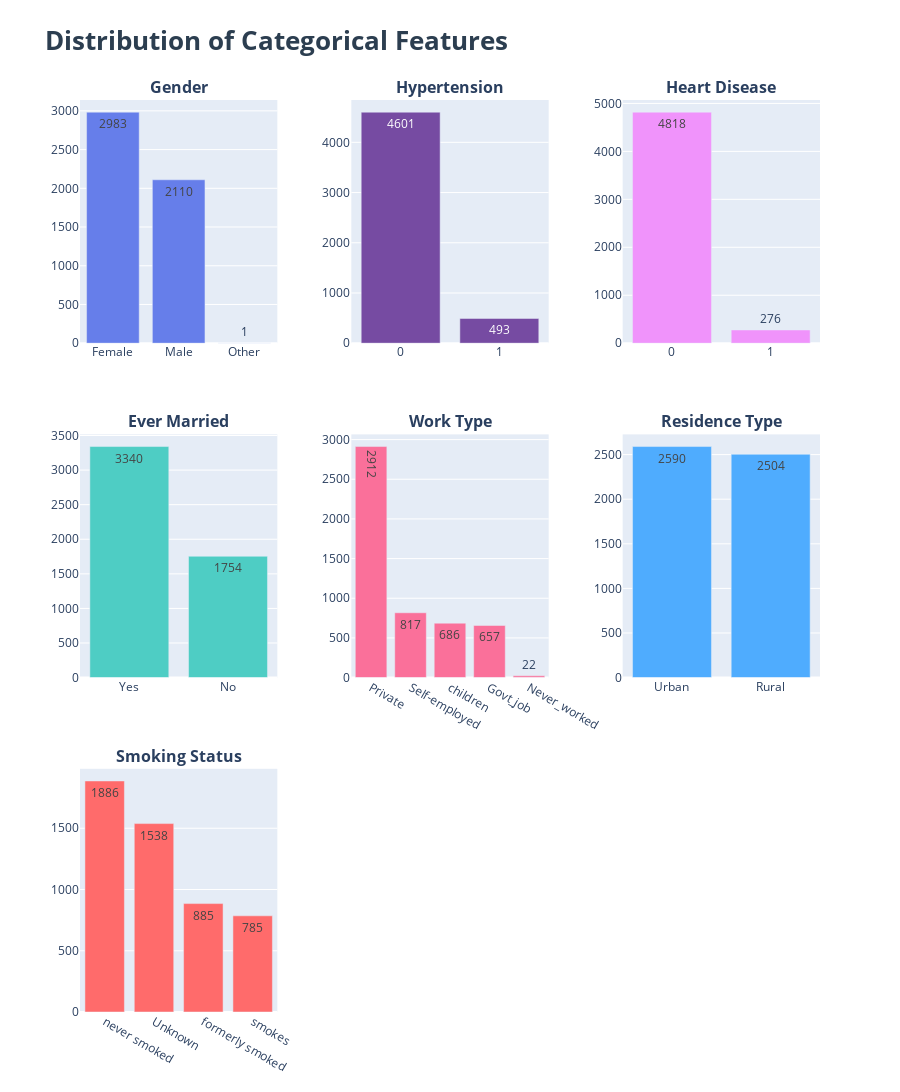

Here is the notebook cell this chart was saved with:
### Code cell
categorical_features = ['gender', 'hypertension', 'heart_disease', 'ever_married',
                        'work_type', 'Residence_type', 'smoking_status']
fig = make_subplots(
    rows=3, cols=3,
    subplot_titles=[f'<b>{col.replace("_", " ").title()}</b>' for col in categorical_features],
    specs=[[{'type': 'bar'}] * 3] * 3,
    vertical_spacing=0.10,
    horizontal_spacing=0.1,
)
cat_colors = [COLOR_PALETTE['primary'], COLOR_PALETTE['secondary'], COLOR_PALETTE['accent'],
              COLOR_PALETTE['info'], COLOR_PALETTE['warning'], COLOR_PALETTE['success'],
              COLOR_PALETTE['danger']]
positions = [(1,1), (1,2), (1,3), (2,1), (2,2), (2,3), (3,1)]
for i, (col, color, pos) in enumerate(zip(categorical_features, cat_colors, positions)):
    value_counts = df_clean[col].value_counts()
    fig.add_trace(
        go.Bar(
            x=value_counts.index.astype(str),
            y=value_counts.values,
            marker_color=color,
            text=value_counts.values,
            textposition='auto',
            showlegend=False,
            hovertemplate='<b>%{x}</b><br>Count: %{y}<extra></extra>'
        ),
        row=pos[0], col=pos[1]
    )
fig.update_layout(
    title=dict(text='<b>Distribution of Categorical Features</b>',
               font=dict(size=26, color=COLOR_PALETTE['dark'])),
    height=1200
)

### Figure 1 — Plotly figure (JSON) as saved in the notebook; plotly's stock layout.template omitted (floating-point values rounded to 4 significant figures)
{"data": [{"hovertemplate": "<b>%{x}</b><br>Count: %{y}<extra></extra>", "marker": {"color": "#667eea"}, "showlegend": false, "text": [2983.0, 2110.0, 1.0], "textposition": "auto", "type": "bar", "x": ["Female", "Male", "Other"], "xaxis": "x", "y": [2983, 2110, 1], "yaxis": "y"}, {"hovertemplate": "<b>%{x}</b><br>Count: %{y}<extra></extra>", "marker": {"color": "#764ba2"}, "showlegend": false, "text": [4601.0, 493.0], "textposition": "auto", "type": "bar", "x": ["0", "1"], "xaxis": "x2", "y": [4601, 493], "yaxis": "y2"}, {"hovertemplate": "<b>%{x}</b><br>Count: %{y}<extra></extra>", "marker": {"color": "#f093fb"}, "showlegend": false, "text": [4818.0, 276.0], "textposition": "auto", "type": "bar", "x": ["0", "1"], "xaxis": "x3", "y": [4818, 276], "yaxis": "y3"}, {"hovertemplate": "<b>%{x}</b><br>Count: %{y}<extra></extra>", "marker": {"color": "#4ecdc4"}, "showlegend": false, "text": [3340.0, 1754.0], "textposition": "auto", "type": "bar", "x": ["Yes", "No"], "xaxis": "x4", "y": [3340, 1754], "yaxis": "y4"}, {"hovertemplate": "<b>%{x}</b><br>Count: %{y}<extra></extra>", "marker": {"color": "#fa709a"}, "showlegend": false, "text": [2912.0, 817.0, 686.0, 657.0, 22.0], "textposition": "auto", "type": "bar", "x": ["Private", "Self-employed", "children", "Govt_job", "Never_worked"], "xaxis": "x5", "y": [2912, 817, 686, 657, 22], "yaxis": "y5"}, {"hovertemplate": "<b>%{x}</b><br>Count: %{y}<extra></extra>", "marker": {"color": "#4facfe"}, "showlegend": false, "text": [2590.0, 2504.0], "textposition": "auto", "type": "bar", "x": ["Urban", "Rural"], "xaxis": "x6", "y": [2590, 2504], "yaxis": "y6"}, {"hovertemplate": "<b>%{x}</b><br>Count: %{y}<extra></extra>", "marker": {"color": "#ff6b6b"}, "showlegend": false, "text": [1886.0, 1538.0, 885.0, 785.0], "textposition": "auto", "type": "bar", "x": ["never smoked", "Unknown", "formerly smoked", "smokes"], "xaxis": "x7", "y": [1886, 1538, 885, 785], "yaxis": "y7"}], "layout": {"annotations": [{"font": {"size": 16}, "showarrow": false, "text": "<b>Gender</b>", "x": 0.1333, "xanchor": "center", "xref": "paper", "y": 1, "yanchor": "bottom", "yref": "paper"}, {"font": {"size": 16}, "showarrow": false, "text": "<b>Hypertension</b>", "x": 0.5, "xanchor": "center", "xref": "paper", "y": 1, "yanchor": "bottom", "yref": "paper"}, {"font": {"size": 16}, "showarrow": false, "text": "<b>Heart Disease</b>", "x": 0.8667, "xanchor": "center", "xref": "paper", "y": 1, "yanchor": "bottom", "yref": "paper"}, {"font": {"size": 16}, "showarrow": false, "text": "<b>Ever Married</b>", "x": 0.1333, "xanchor": "center", "xref": "paper", "y": 0.6333, "yanchor": "bottom", "yref": "paper"}, {"font": {"size": 16}, "showarrow": false, "text": "<b>Work Type</b>", "x": 0.5, "xanchor": "center", "xref": "paper", "y": 0.6333, "yanchor": "bottom", "yref": "paper"}, {"font": {"size": 16}, "showarrow": false, "text": "<b>Residence Type</b>", "x": 0.8667, "xanchor": "center", "xref": "paper", "y": 0.6333, "yanchor": "bottom", "yref": "paper"}, {"font": {"size": 16}, "showarrow": false, "text": "<b>Smoking Status</b>", "x": 0.1333, "xanchor": "center", "xref": "paper", "y": 0.2667, "yanchor": "bottom", "yref": "paper"}], "height": 1200, "title": {"font": {"color": "#2c3e50", "size": 26}, "text": "<b>Distribution of Categorical Features</b>"}, "xaxis": {"anchor": "y", "domain": [0, 0.2667]}, "xaxis2": {"anchor": "y2", "domain": [0.3667, 0.6333]}, "xaxis3": {"anchor": "y3", "domain": [0.7333, 1]}, "xaxis4": {"anchor": "y4", "domain": [0, 0.2667]}, "xaxis5": {"anchor": "y5", "domain": [0.3667, 0.6333]}, "xaxis6": {"anchor": "y6", "domain": [0.7333, 1]}, "xaxis7": {"anchor": "y7", "domain": [0, 0.2667]}, "xaxis8": {"anchor": "y8", "domain": [0.3667, 0.6333]}, "xaxis9": {"anchor": "y9", "domain": [0.7333, 1]}, "yaxis": {"anchor": "x", "domain": [0.7333, 1]}, "yaxis2": {"anchor": "x2", "domain": [0.7333, 1]}, "yaxis3": {"anchor": "x3", "domain": [0.7333, 1]}, "yaxis4": {"anchor": "x4", "domain": [0.3667, 0.6333]}, "yaxis5": {"anchor": "x5", "domain": [0.3667, 0.6333]}, "yaxis6": {"anchor": "x6", "domain": [0.3667, 0.6333]}, "yaxis7": {"anchor": "x7", "domain": [0, 0.2667]}, "yaxis8": {"anchor": "x8", "domain": [0, 0.2667]}, "yaxis9": {"anchor": "x9", "domain": [0, 0.2667]}}}
